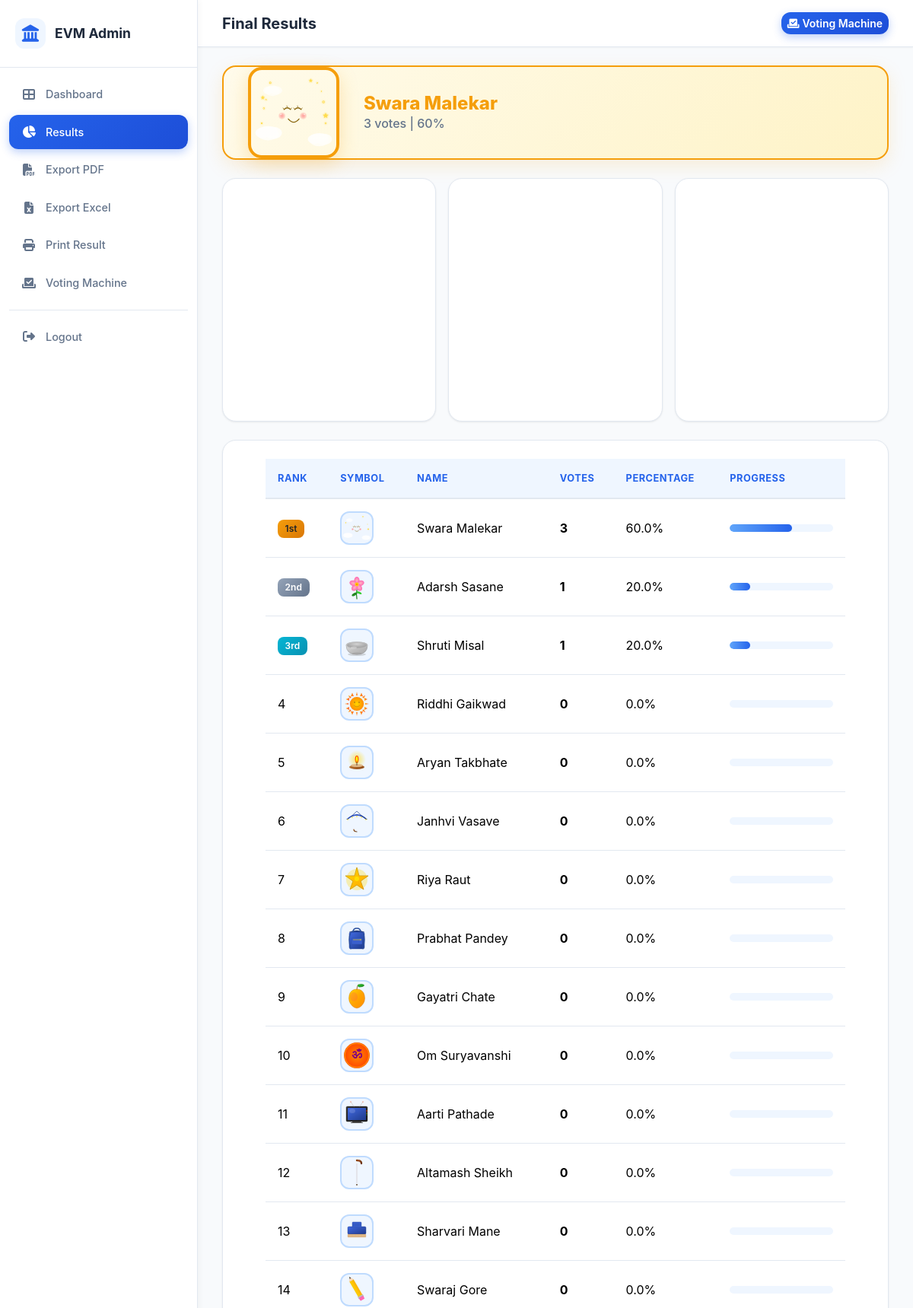
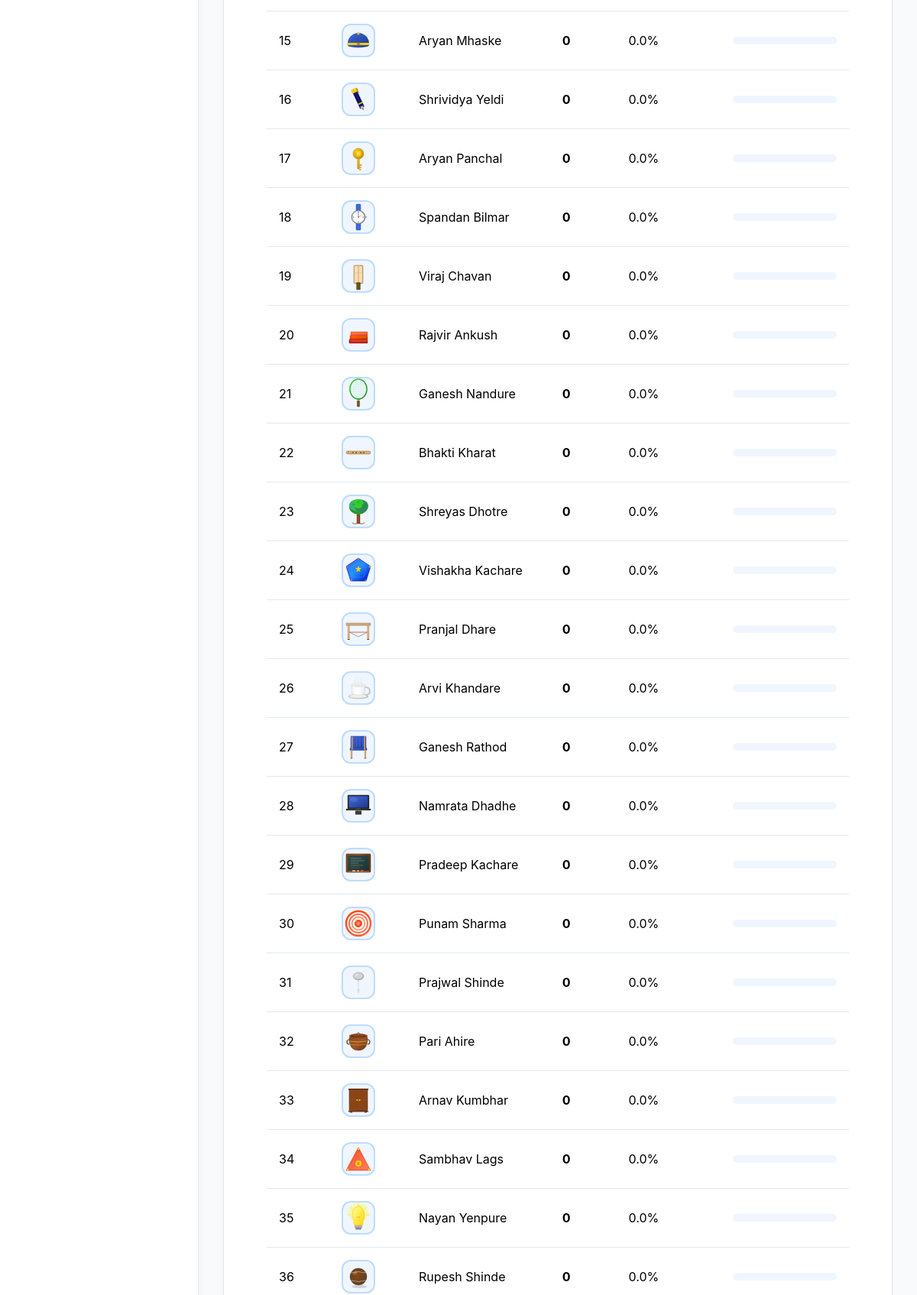
The page /results/ (signed in, upper part) on the database its author committed (2 pictures, top to bottom).
### voting/models.py (models this page shows, shortened)
class Candidate(models.Model):
    name = models.CharField(max_length=100)
    name_marathi = models.CharField(max_length=100, blank=True)
    photo = models.ImageField(upload_to='candidates/', blank=True, null=True)
    symbol_image = models.CharField(max_length=200, blank=True, help_text='Static file path (e.g. symbols/surya.svg)')
    vote_count = models.PositiveIntegerField(default=0)
    created_at = models.DateTimeField(auto_now_add=True)
    class Meta:
        ordering = ['name']

### voting/views.py (the view)
# urls.py: path('results/', views.result_page, name='result_page'),
@login_required
def result_page(request):
    candidates = Candidate.objects.all().order_by('-vote_count')
    total_votes = Vote.objects.count()
    winner = candidates.first() if total_votes > 0 else None
    candidate_data = []
    for c in candidates:
        pct = round((c.vote_count / total_votes * 100), 1) if total_votes > 0 else 0
        candidate_data.append({
            'candidate': c,
            'votes': c.vote_count,
            'percentage': pct,
        })
    context = {
        'candidate_data': candidate_data,
        'total_votes': total_votes,
        'winner': winner,
    }
    return render(request, 'voting/result_page.html', context)

### voting/templates/voting/result_page.html (shortened to what this page needs)
{% extends "voting/base.html" %}
{% load static %}
{% block body_class %}evm-admin-body{% endblock %}
{% block content %}
<div class="evm-admin-wrapper">
    <nav class="evm-sidebar" id="sidebar">
        <div class="sidebar-brand"><i class="fas fa-landmark"></i><span>EVM Admin</span></div>
        <ul class="sidebar-menu">
            <li><a href="{% url 'voting:admin_dashboard' %}"><i class="fas fa-th-large"></i> Dashboard</a></li>
            <li><a href="{% url 'voting:result_page' %}" class="active"><i class="fas fa-chart-pie"></i> Results</a></li>
            <li><a href="{% url 'voting:export_pdf' %}"><i class="fas fa-file-pdf"></i> Export PDF</a></li>
            <li><a href="{% url 'voting:export_excel' %}"><i class="fas fa-file-excel"></i> Export Excel</a></li>
            <li><a href="{% url 'voting:print_result' %}" target="_blank"><i class="fas fa-print"></i> Print Result</a></li>
            <li><a href="{% url 'voting:voting_page' %}"><i class="fas fa-vote-yea"></i> Voting Machine</a></li>
            <li class="divider"></li>
            <li><a href="{% url 'voting:admin_logout' %}"><i class="fas fa-sign-out-alt"></i> Logout</a></li>
        </ul>
    </nav>
    <main class="evm-main-content">
        <div class="evm-topbar">
            <h5 class="mb-0">Final Results</h5>
            <a href="{% url 'voting:voting_page' %}" class="btn btn-sm btn-primary"><i class="fas fa-vote-yea me-1"></i>Voting Machine</a>
        </div>
        {% if winner %}
        <div class="winner-banner">
            <div class="winner-content">
                <img src="{% static winner.symbol_image %}" alt="{{ winner.name }}" class="winner-symbol">
                <div>
                    <h2 class="winner-name">{{ winner.name }}</h2>
                    <p class="winner-votes">{{ winner.vote_count }} votes | {% widthratio winner.vote_count total_votes 100 %}%</p>
                </div>
            </div>
        </div>
        {% endif %}
        <div class="row g-3 mb-4" style="padding:0 2rem;">
            <div class="col-md-4"><div class="evm-chart-box"><canvas id="barChart"></canvas></div></div>
            <div class="col-md-4"><div class="evm-chart-box"><canvas id="pieChart"></canvas></div></div>
            <div class="col-md-4"><div class="evm-chart-box"><canvas id="doughnutChart"></canvas></div></div>
        </div>
        <div class="evm-card" style="margin:0 2rem 2rem;">
            <div class="evm-card-body">
                <div class="table-responsive">
                    <table class="table table-hover align-middle mb-0">
                        <thead>
                            <tr><th>Rank</th><th>Symbol</th><th>Name</th><th>Votes</th><th>Percentage</th><th>Progress</th></tr>
                        </thead>
                        <tbody>
                            {% for item in candidate_data %}
                            <tr>
                                <td>
                                    {% if forloop.counter == 1 %}<span class="badge bg-warning text-dark">1st</span>
                                    {% elif forloop.counter == 2 %}<span class="badge bg-secondary">2nd</span>
                                    {% elif forloop.counter == 3 %}<span class="badge bg-info">3rd</span>
                                    {% else %}{{ forloop.counter }}{% endif %}
                                </td>
                                <td><img src="{% static item.candidate.symbol_image %}" alt="" class="result-symbol"></td>
                                <td>{{ item.candidate.name }}</td>
                                <td><strong>{{ item.votes }}</strong></td>
                                <td>{{ item.percentage }}%</td>
                                <td style="min-width:150px;">
                                    <div class="progress">
                                        <div class="progress-bar" style="width:{{ item.percentage }}%"></div>
                                    </div>
                                </td>
                            </tr>
                            {% empty %}
                            <tr><td colspan="6" class="text-center">No results.</td></tr>
                            {% endfor %}
                        </tbody>
                    </table>
                </div>
            </div>
        </div>
    </main>
</div>
{% endblock %}
{% block extra_js %}
<script>
function toggleSidebar() { document.getElementById('sidebar').classList.toggle('show'); }
fetch('{% url "voting:charts_data" %}')
    .then(function(r) { return r.json(); })
    .then(function(data) {
        if (data.total_votes === 0) return;
        var opts = {
            responsive: true,
            maintainAspectRatio: false,
            plugins: {
                legend: {
                    position: 'bottom',
                    labels: {
                        color: '#64748B',
                        padding: 12,
                        usePointStyle: true
                    }
                }
            }
        };
        new Chart(document.getElementById('barChart'), {
            type: 'bar',
            data: {
                labels: data.labels,
                datasets: [{
                    label: 'Votes',
                    data: data.votes,
                    backgroundColor: data.colors,
                    borderRadius: 8
                }]
            },
            options: {
                responsive: true,
                scales: {
                    y: {
                        beginAtZero: true,
                        ticks: { color: '#64748B' },
                        grid: { color: 'rgba(226,232,240,0.5)' }
                    },
                    x: {
                        ticks: { color: '#64748B' },
                        grid: { display: false }
                    }
                },
                plugins: {
                    legend: { labels: { color: '#64748B' } }
                }
            }
        });
        new Chart(document.getElementById('pieChart'), {
            type: 'pie',
            data: {
                labels: data.labels,
                datasets: [{
                    data: data.votes,
                    backgroundColor: data.colors
                }]
            },
            options: opts
        });
        new Chart(document.getElementById('doughnutChart'), {
            type: 'doughnut',
            data: {
                labels: data.labels,
                datasets: [{
                    data: data.votes,
                    backgroundColor: data.colors
                }]
            },
            options: opts
        });
    });
</script>
{% endblock %}

### rows shown on the page
Candidate: symbol_image (picture), name "Swara Malekar", vote_count "3", vote_count "60", shows "1st", candidate.name "Swara Malekar", votes "3", percentage "60.0"
Candidate: shows "2nd", symbol_image (picture), candidate.name "Adarsh Sasane", votes "1", percentage "20.0"
Candidate: shows "3rd", symbol_image (picture), candidate.name "Shruti Misal", votes "1", percentage "20.0"
Candidate: symbol_image (picture), candidate.name "Riddhi Gaikwad", votes "0", percentage "0.0"
Candidate: symbol_image (picture), candidate.name "Aryan Takbhate", votes "0", percentage "0.0"
Candidate: symbol_image (picture), candidate.name "Janhvi Vasave", votes "0", percentage "0.0"
Candidate: symbol_image (picture), candidate.name "Riya Raut", votes "0", percentage "0.0"
Candidate: symbol_image (picture), candidate.name "Prabhat Pandey", votes "0", percentage "0.0"
Candidate: symbol_image (picture), candidate.name "Gayatri Chate", votes "0", percentage "0.0"
Candidate: symbol_image (picture), candidate.name "Om Suryavanshi", votes "0", percentage "0.0"
Candidate: symbol_image (picture), candidate.name "Aarti Pathade", votes "0", percentage "0.0"
Candidate: symbol_image (picture), candidate.name "Altamash Sheikh", votes "0", percentage "0.0"
Candidate: symbol_image (picture), candidate.name "Sharvari Mane", votes "0", percentage "0.0"
Candidate: symbol_image (picture), candidate.name "Swaraj Gore", votes "0", percentage "0.0"
Candidate: symbol_image (picture), candidate.name "Aryan Mhaske", votes "0", percentage "0.0"
Candidate: symbol_image (picture), candidate.name "Shrividya Yeldi", votes "0", percentage "0.0"
Candidate: symbol_image (picture), candidate.name "Aryan Panchal", votes "0", percentage "0.0"
Candidate: symbol_image (picture), candidate.name "Spandan Bilmar", votes "0", percentage "0.0"
Candidate: symbol_image (picture), candidate.name "Viraj Chavan", votes "0", percentage "0.0"
Candidate: symbol_image (picture), candidate.name "Rajvir Ankush", votes "0", percentage "0.0"
Candidate: symbol_image (picture), candidate.name "Ganesh Nandure", votes "0", percentage "0.0"
Candidate: symbol_image (picture), candidate.name "Bhakti Kharat", votes "0", percentage "0.0"
Candidate: symbol_image (picture), candidate.name "Shreyas Dhotre", votes "0", percentage "0.0"
Candidate: symbol_image (picture), candidate.name "Vishakha Kachare", votes "0", percentage "0.0"
Candidate: symbol_image (picture), candidate.name "Pranjal Dhare", votes "0", percentage "0.0"
Candidate: symbol_image (picture), candidate.name "Arvi Khandare", votes "0", percentage "0.0"
Candidate: symbol_image (picture), candidate.name "Ganesh Rathod", votes "0", percentage "0.0"
Candidate: symbol_image (picture), candidate.name "Namrata Dhadhe", votes "0", percentage "0.0"
Candidate: symbol_image (picture), candidate.name "Pradeep Kachare", votes "0", percentage "0.0"
Candidate: symbol_image (picture), candidate.name "Punam Sharma", votes "0", percentage "0.0"
Candidate: symbol_image (picture), candidate.name "Prajwal Shinde", votes "0", percentage "0.0"
Candidate: symbol_image (picture), candidate.name "Pari Ahire", votes "0", percentage "0.0"
Candidate: symbol_image (picture), candidate.name "Arnav Kumbhar", votes "0", percentage "0.0"
Candidate: symbol_image (picture), candidate.name "Sambhav Lags", votes "0", percentage "0.0"
Candidate: symbol_image (picture), candidate.name "Nayan Yenpure", votes "0", percentage "0.0"
Candidate: symbol_image (picture), candidate.name "Rupesh Shinde", votes "0", percentage "0.0"
